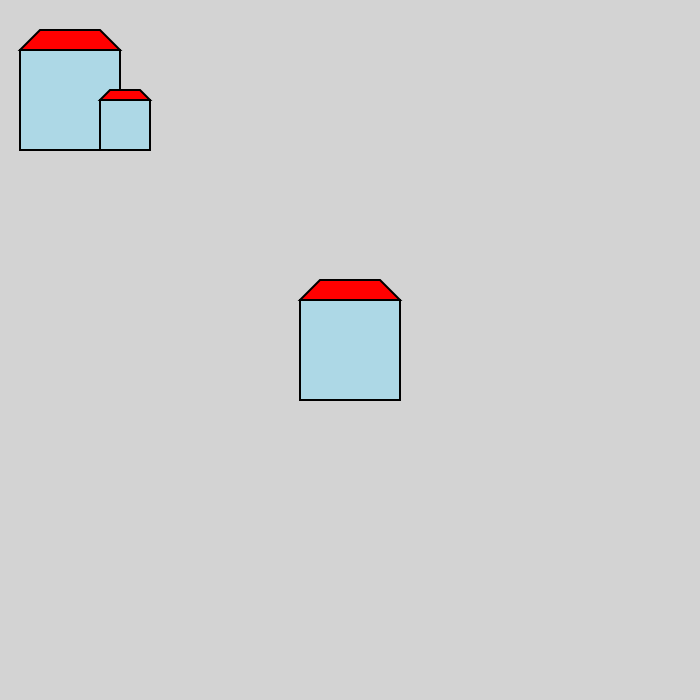
Frame 1 (no input)
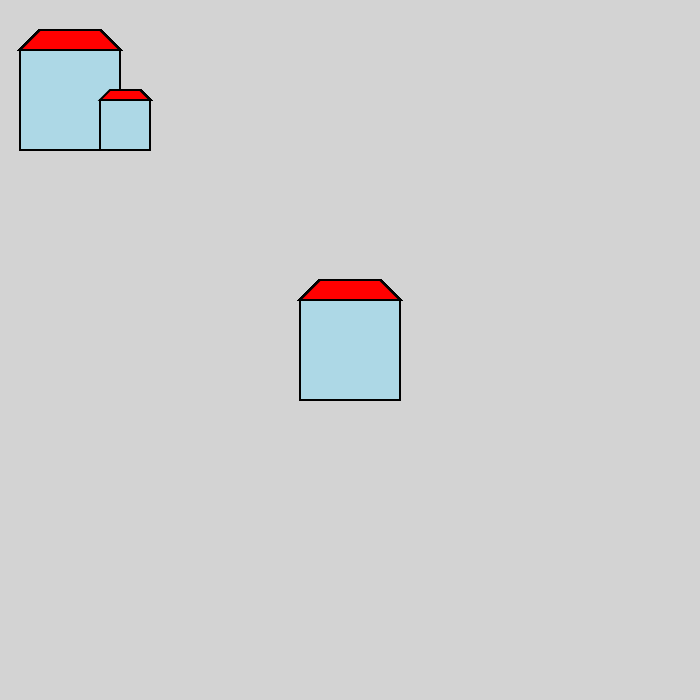
Frame 60 (no input)
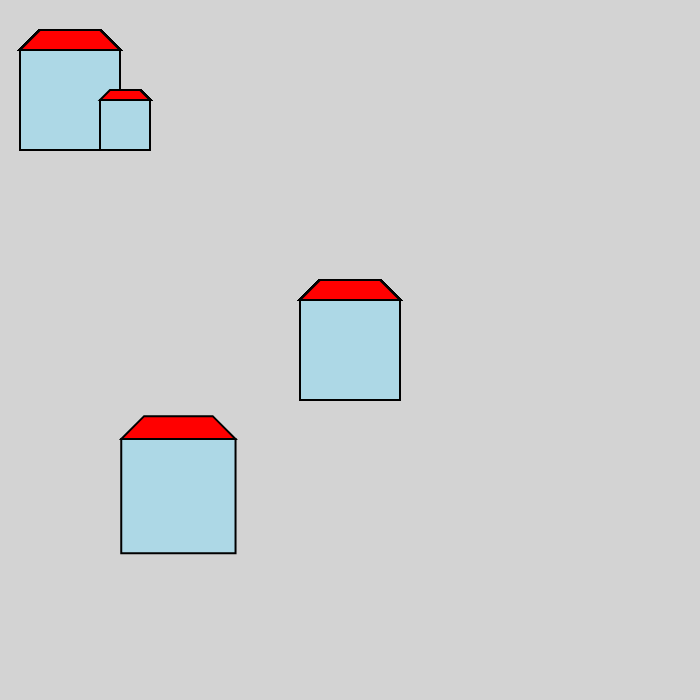
Frame 120 (the mouse pressed at the canvas centre since frame 60)

The p5.js sketch that drew these frames (run headless with seeded random() and noise() and a simulated clock; from frame 60 on, the mouse is pressed at the canvas centre):

// p5.js sketch
// ── sketch.js
const canvasSize = 700;
let houseSize = 100;
let circleSize = 100;

function setup() {
  createCanvas(canvasSize, canvasSize);
  background("lightgrey");
}

function draw() {
  house(20, 50, 100);
  house(100, 100, 50);

  let houseCenter = shiftCenter(canvasSize/2, houseSize);
  house(houseCenter, houseCenter, houseSize);
}

function mousePressed(){
  let houseSize = random(25,150);
  let houseX = random(canvasSize - houseSize);
  let houseY = random(canvasSize - houseSize);
  house(houseX, houseY, houseSize);
}

function keyPressed() {
  let circleRed = random(50);
  let circleGreen = random(50);
  let circleBlue = random(150, 255);
  print(circleRed, circleGreen, circleBlue);
  fill(circleRed, circleGreen, circleBlue);
  strokeWeight(0);
  circle(mouseX, mouseY, 200);
}

function shiftCenter(coordinate, length) {
  return coordinate - length/2;
}

function house(x, y, size) {
  let roofIn = size / 5;
  let houseRight = x + size;
  fill("lightblue");
  strokeWeight(2);
  square(x, y, size);
  fill("red");
  quad(x, y, 
       houseRight, y,
       houseRight - roofIn, y - roofIn,
       x + roofIn, y - roofIn
       );
}
